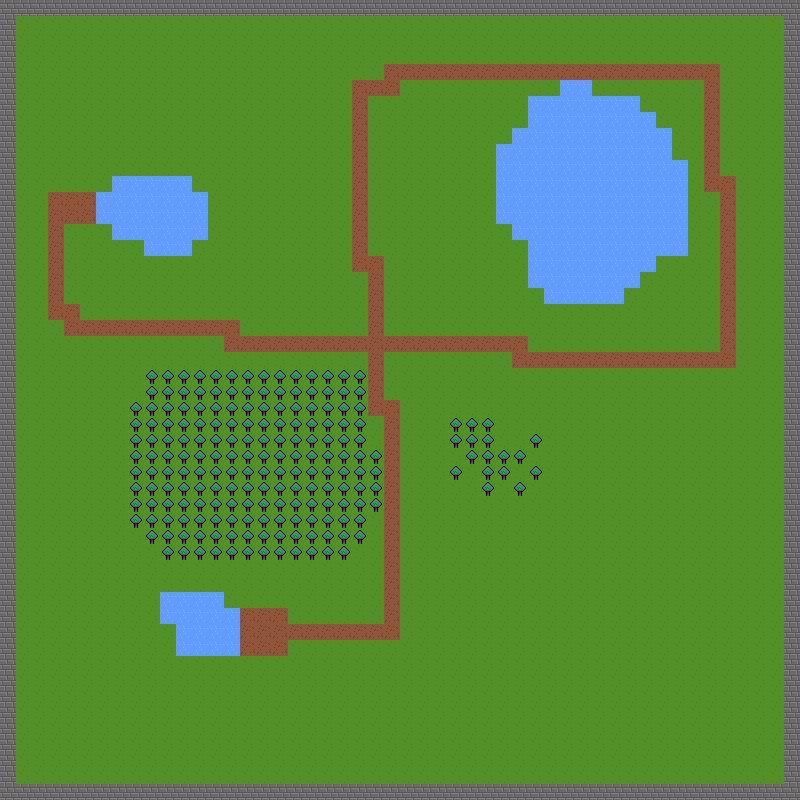

A 2D game scene composited from a Tiled map and its tileset images. What follows is a short description and the map's XML, with every tile layer's data as written:
An orthogonal 50x50 tile map with 16x16 px tiles, 1 tile layer (Tile Layer 1) and 1 object.

<map version="1.10" tiledversion="1.11.2" orientation="orthogonal" renderorder="right-down" width="50" height="50" tilewidth="16" tileheight="16" infinite="0" nextlayerid="3" nextobjectid="4">
 <editorsettings>
  <export target="assets/maps/TileMap.csv" format="csv" />
 </editorsettings>
 <tileset firstgid="1" source="TileSet.tsx" />
 <layer id="1" name="Tile Layer 1" width="50" height="50">
  <data encoding="csv">
2,2,2,2,2,2,2,2,2,2,2,2,2,2,2,2,2,2,2,2,2,2,2,2,2,2,2,2,2,2,2,2,2,2,2,2,2,2,2,2,2,2,2,2,2,2,2,2,2,2,
2,1,1,1,1,1,1,1,1,1,1,1,1,1,1,1,1,1,1,1,1,1,1,1,1,1,1,1,1,1,1,1,1,1,1,1,1,1,1,1,1,1,1,1,1,1,1,1,1,2,
2,1,1,1,1,1,1,1,1,1,1,1,1,1,1,1,1,1,1,1,1,1,1,1,1,1,1,1,1,1,1,1,1,1,1,1,1,1,1,1,1,1,1,1,1,1,1,1,1,2,
2,1,1,1,1,1,1,1,1,1,1,1,1,1,1,1,1,1,1,1,1,1,1,1,1,1,1,1,1,1,1,1,1,1,1,1,1,1,1,1,1,1,1,1,1,1,1,1,1,2,
2,1,1,1,1,1,1,1,1,1,1,1,1,1,1,1,1,1,1,1,1,1,1,1,4,4,4,4,4,4,4,4,4,4,4,4,4,4,4,4,4,4,4,4,4,1,1,1,1,2,
2,1,1,1,1,1,1,1,1,1,1,1,1,1,1,1,1,1,1,1,1,1,4,4,4,1,1,1,1,1,1,1,1,1,1,3,3,1,1,1,1,1,1,1,4,1,1,1,1,2,
2,1,1,1,1,1,1,1,1,1,1,1,1,1,1,1,1,1,1,1,1,1,4,1,1,1,1,1,1,1,1,1,1,3,3,3,3,3,3,3,1,1,1,1,4,1,1,1,1,2,
2,1,1,1,1,1,1,1,1,1,1,1,1,1,1,1,1,1,1,1,1,1,4,1,1,1,1,1,1,1,1,1,1,3,3,3,3,3,3,3,3,1,1,1,4,1,1,1,1,2,
2,1,1,1,1,1,1,1,1,1,1,1,1,1,1,1,1,1,1,1,1,1,4,1,1,1,1,1,1,1,1,1,3,3,3,3,3,3,3,3,3,3,1,1,4,1,1,1,1,2,
2,1,1,1,1,1,1,1,1,1,1,1,1,1,1,1,1,1,1,1,1,1,4,1,1,1,1,1,1,1,1,3,3,3,3,3,3,3,3,3,3,3,1,1,4,1,1,1,1,2,
2,1,1,1,1,1,1,1,1,1,1,1,1,1,1,1,1,1,1,1,1,1,4,1,1,1,1,1,1,1,1,3,3,3,3,3,3,3,3,3,3,3,3,1,4,1,1,1,1,2,
2,1,1,1,1,1,1,3,3,3,3,3,1,1,1,1,1,1,1,1,1,1,4,1,1,1,1,1,1,1,1,3,3,3,3,3,3,3,3,3,3,3,3,1,4,4,1,1,1,2,
2,1,1,4,4,4,3,3,3,3,3,3,3,1,1,1,1,1,1,1,1,1,4,1,1,1,1,1,1,1,1,3,3,3,3,3,3,3,3,3,3,3,3,1,1,4,1,1,1,2,
2,1,1,4,4,4,3,3,3,3,3,3,3,1,1,1,1,1,1,1,1,1,4,1,1,1,1,1,1,1,1,3,3,3,3,3,3,3,3,3,3,3,3,1,1,4,1,1,1,2,
2,1,1,4,1,1,1,3,3,3,3,3,3,1,1,1,1,1,1,1,1,1,4,1,1,1,1,1,1,1,1,1,3,3,3,3,3,3,3,3,3,3,3,1,1,4,1,1,1,2,
2,1,1,4,1,1,1,1,1,3,3,3,1,1,1,1,1,1,1,1,1,1,4,1,1,1,1,1,1,1,1,1,1,3,3,3,3,3,3,3,3,3,3,1,1,4,1,1,1,2,
2,1,1,4,1,1,1,1,1,1,1,1,1,1,1,1,1,1,1,1,1,1,4,4,1,1,1,1,1,1,1,1,1,3,3,3,3,3,3,3,3,1,1,1,1,4,1,1,1,2,
2,1,1,4,1,1,1,1,1,1,1,1,1,1,1,1,1,1,1,1,1,1,1,4,1,1,1,1,1,1,1,1,1,3,3,3,3,3,3,3,1,1,1,1,1,4,1,1,1,2,
2,1,1,4,1,1,1,1,1,1,1,1,1,1,1,1,1,1,1,1,1,1,1,4,1,1,1,1,1,1,1,1,1,1,3,3,3,3,3,1,1,1,1,1,1,4,1,1,1,2,
2,1,1,4,4,1,1,1,1,1,1,1,1,1,1,1,1,1,1,1,1,1,1,4,1,1,1,1,1,1,1,1,1,1,1,1,1,1,1,1,1,1,1,1,1,4,1,1,1,2,
2,1,1,1,4,4,4,4,4,4,4,4,4,4,4,1,1,1,1,1,1,1,1,4,1,1,1,1,1,1,1,1,1,1,1,1,1,1,1,1,1,1,1,1,1,4,1,1,1,2,
2,1,1,1,1,1,1,1,1,1,1,1,1,1,4,4,4,4,4,4,4,4,4,4,4,4,4,4,4,4,4,4,4,1,1,1,1,1,1,1,1,1,1,1,1,4,1,1,1,2,
2,1,1,1,1,1,1,1,1,1,1,1,1,1,1,1,1,1,1,1,1,1,1,4,1,1,1,1,1,1,1,1,4,4,4,4,4,4,4,4,4,4,4,4,4,4,1,1,1,2,
2,1,1,1,1,1,1,1,1,6,6,6,6,6,6,6,6,6,6,6,6,6,6,4,1,1,1,1,1,1,1,1,1,1,1,1,1,1,1,1,1,1,1,1,1,1,1,1,1,2,
2,1,1,1,1,1,1,1,1,6,6,6,6,6,6,6,6,6,6,6,6,6,6,4,1,1,1,1,1,1,1,1,1,1,1,1,1,1,1,1,1,1,1,1,1,1,1,1,1,2,
2,1,1,1,1,1,1,1,6,6,6,6,6,6,6,6,6,6,6,6,6,6,6,4,4,1,1,1,1,1,1,1,1,1,1,1,1,1,1,1,1,1,1,1,1,1,1,1,1,2,
2,1,1,1,1,1,1,1,6,6,6,6,6,6,6,6,6,6,6,6,6,6,6,1,4,1,1,1,6,6,6,1,1,1,1,1,1,1,1,1,1,1,1,1,1,1,1,1,1,2,
2,1,1,1,1,1,1,1,6,6,6,6,6,6,6,6,6,6,6,6,6,6,6,1,4,1,1,1,6,6,6,1,1,6,1,1,1,1,1,1,1,1,1,1,1,1,1,1,1,2,
2,1,1,1,1,1,1,1,6,6,6,6,6,6,6,6,6,6,6,6,6,6,6,6,4,1,1,1,1,6,6,6,6,1,1,1,1,1,1,1,1,1,1,1,1,1,1,1,1,2,
2,1,1,1,1,1,1,1,6,6,6,6,6,6,6,6,6,6,6,6,6,6,6,6,4,1,1,1,6,1,6,6,1,6,1,1,1,1,1,1,1,1,1,1,1,1,1,1,1,2,
2,1,1,1,1,1,1,1,6,6,6,6,6,6,6,6,6,6,6,6,6,6,6,6,4,1,1,1,1,1,6,1,6,1,1,1,1,1,1,1,1,1,1,1,1,1,1,1,1,2,
2,1,1,1,1,1,1,1,6,6,6,6,6,6,6,6,6,6,6,6,6,6,6,6,4,1,1,1,1,1,1,1,1,1,1,1,1,1,1,1,1,1,1,1,1,1,1,1,1,2,
2,1,1,1,1,1,1,1,6,6,6,6,6,6,6,6,6,6,6,6,6,6,6,1,4,1,1,1,1,1,1,1,1,1,1,1,1,1,1,1,1,1,1,1,1,1,1,1,1,2,
2,1,1,1,1,1,1,1,1,6,6,6,6,6,6,6,6,6,6,6,6,6,6,1,4,1,1,1,1,1,1,1,1,1,1,1,1,1,1,1,1,1,1,1,1,1,1,1,1,2,
2,1,1,1,1,1,1,1,1,1,6,6,6,6,6,6,6,6,6,6,6,6,1,1,4,1,1,1,1,1,1,1,1,1,1,1,1,1,1,1,1,1,1,1,1,1,1,1,1,2,
2,1,1,1,1,1,1,1,1,1,1,1,1,1,1,1,1,1,1,1,1,1,1,1,4,1,1,1,1,1,1,1,1,1,1,1,1,1,1,1,1,1,1,1,1,1,1,1,1,2,
2,1,1,1,1,1,1,1,1,1,1,1,1,1,1,1,1,1,1,1,1,1,1,1,4,1,1,1,1,1,1,1,1,1,1,1,1,1,1,1,1,1,1,1,1,1,1,1,1,2,
2,1,1,1,1,1,1,1,1,1,3,3,3,3,1,1,1,1,1,1,1,1,1,1,4,1,1,1,1,1,1,1,1,1,1,1,1,1,1,1,1,1,1,1,1,1,1,1,1,2,
2,1,1,1,1,1,1,1,1,1,3,3,3,3,3,4,4,4,1,1,1,1,1,1,4,1,1,1,1,1,1,1,1,1,1,1,1,1,1,1,1,1,1,1,1,1,1,1,1,2,
2,1,1,1,1,1,1,1,1,1,1,3,3,3,3,4,4,4,4,4,4,4,4,4,4,1,1,1,1,1,1,1,1,1,1,1,1,1,1,1,1,1,1,1,1,1,1,1,1,2,
2,1,1,1,1,1,1,1,1,1,1,3,3,3,3,4,4,4,1,1,1,1,1,1,1,1,1,1,1,1,1,1,1,1,1,1,1,1,1,1,1,1,1,1,1,1,1,1,1,2,
2,1,1,1,1,1,1,1,1,1,1,1,1,1,1,1,1,1,1,1,1,1,1,1,1,1,1,1,1,1,1,1,1,1,1,1,1,1,1,1,1,1,1,1,1,1,1,1,1,2,
2,1,1,1,1,1,1,1,1,1,1,1,1,1,1,1,1,1,1,1,1,1,1,1,1,1,1,1,1,1,1,1,1,1,1,1,1,1,1,1,1,1,1,1,1,1,1,1,1,2,
2,1,1,1,1,1,1,1,1,1,1,1,1,1,1,1,1,1,1,1,1,1,1,1,1,1,1,1,1,1,1,1,1,1,1,1,1,1,1,1,1,1,1,1,1,1,1,1,1,2,
2,1,1,1,1,1,1,1,1,1,1,1,1,1,1,1,1,1,1,1,1,1,1,1,1,1,1,1,1,1,1,1,1,1,1,1,1,1,1,1,1,1,1,1,1,1,1,1,1,2,
2,1,1,1,1,1,1,1,1,1,1,1,1,1,1,1,1,1,1,1,1,1,1,1,1,1,1,1,1,1,1,1,1,1,1,1,1,1,1,1,1,1,1,1,1,1,1,1,1,2,
2,1,1,1,1,1,1,1,1,1,1,1,1,1,1,1,1,1,1,1,1,1,1,1,1,1,1,1,1,1,1,1,1,1,1,1,1,1,1,1,1,1,1,1,1,1,1,1,1,2,
2,1,1,1,1,1,1,1,1,1,1,1,1,1,1,1,1,1,1,1,1,1,1,1,1,1,1,1,1,1,1,1,1,1,1,1,1,1,1,1,1,1,1,1,1,1,1,1,1,2,
2,1,1,1,1,1,1,1,1,1,1,1,1,1,1,1,1,1,1,1,1,1,1,1,1,1,1,1,1,1,1,1,1,1,1,1,1,1,1,1,1,1,1,1,1,1,1,1,1,2,
2,2,2,2,2,2,2,2,2,2,2,2,2,2,2,2,2,2,2,2,2,2,2,2,2,2,2,2,2,2,2,2,2,2,2,2,2,2,2,2,2,2,2,2,2,2,2,2,2,2
</data>
 </layer>
 <objectgroup color="#ff0000" id="2" name="Player" locked="1" tintcolor="#ff0000">
  <object id="3" x="376" y="344">
   <ellipse />
  </object>
 </objectgroup>
</map>
